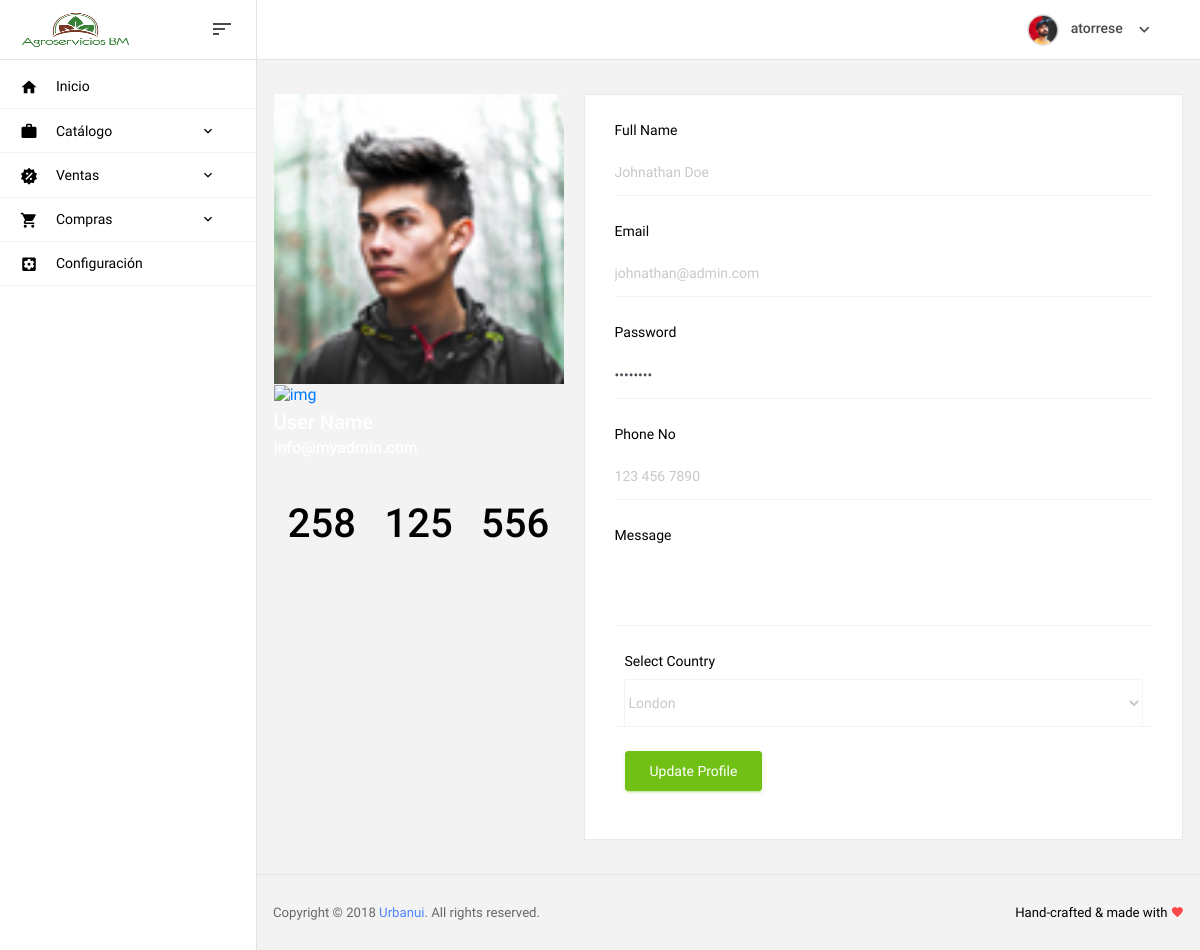
/profile/ (signed in), run on the app's committed database.
### security/models.py (models this page shows, shortened)
class Business(models.Model):
    name = models.CharField(max_length=100)
    alias = models.CharField(max_length=20)
    description = models.CharField(max_length=200, blank=True)
    icon = models.ImageField(upload_to='media/Business/icon/',null=False,blank=False,error_messages={'required':'Cargar Un Imagen Para El icono de la Empresa'})
    def  Icon(self):
        if self.icon:
            return mark_safe('<img src="%s" style="width:45px; height:45px;"/>'%self.icon.url)
        else:
            return 'imagen no disponible'
    icon.short_description='Icon'
    class Meta:
        verbose_name = 'Empresa'
        verbose_name_plural = 'Empresas'

class GroupModule(models.Model):
    name = models.CharField(max_length=100)
    descripcion = models.CharField(max_length=200, blank=True)
    icon = models.CharField(null=True,blank=True,max_length=100)
    modules = models.ManyToManyField(Module)
    groups = models.ManyToManyField(Group)
    priority = models.IntegerField(null=True, blank=True)
    class Meta:
        verbose_name = 'Grupo de Módulos'
        verbose_name_plural = 'Grupos de Módulos'
        ordering = ('priority',)

### security/views.py (the view)
class ProfileView(LoginRequiredMixin,TemplateView):
    context={}
    Add_Data(context)
    date_now=datetime.now()
    extra_context = context
    template_name = 'auth/profile.html'

### security/business/forms.py (shortened to what this page needs)
class BusinessForm(forms.ModelForm):
    name = forms.CharField(min_length=4)
    alias = forms.CharField(min_length=1)
    description = forms.CharField()
    icon = forms.FileField
    class Meta:
        model = Business
        fields  = ['name','alias','description','icon']

### templates/auth/profile.html (shortened to what this page needs)
{% extends 'layout/base.html' %}
{% load static %}
{% block  content%}
<div class="row">
                    <div class="col-lg-4 col-xlg-3 col-md-12">
                        <div class="white-box">
                            <div class="user-bg"> <img width="100%" alt="user" src="{% static  'SGAGRO/images/faces/face4.jpg' %}">
                                <div class="overlay-box">
                                    <div class="user-content">
                                        <a href="javascript:void(0)"><img src="" class="thumb-lg img-circle" alt="img"></a>
                                        <h4 class="text-white mt-2">User Name</h4>
                                        <h5 class="text-white mt-2">info@myadmin.com</h5>
                                    </div>
                                </div>
                            </div>
                            <div class="user-btm-box mt-5 d-md-flex">
                                <div class="col-md-4 col-sm-4 text-center">
                                    <h1>258</h1>
                                </div>
                                <div class="col-md-4 col-sm-4 text-center">
                                    <h1>125</h1>
                                </div>
                                <div class="col-md-4 col-sm-4 text-center">
                                    <h1>556</h1>
                                </div>
                            </div>
                        </div>
                    </div>
                    <div class="col-lg-8 col-xlg-9 col-md-12">
                        <div class="card">
                            <div class="card-body">
                                <form class="form-horizontal form-material">
                                    <div class="form-group mb-4">
                                        <label class="col-md-12 p-0">Full Name</label>
                                        <div class="col-md-12 border-bottom p-0">
                                            <input type="text" placeholder="Johnathan Doe" class="form-control p-0 border-0"> </div>
                                    </div>
                                    <div class="form-group mb-4">
                                        <label for="example-email" class="col-md-12 p-0">Email</label>
                                        <div class="col-md-12 border-bottom p-0">
                                            <input type="email" placeholder="johnathan@admin.com" class="form-control p-0 border-0" name="example-email" id="example-email">
                                        </div>
                                    </div>
                                    <div class="form-group mb-4">
                                        <label class="col-md-12 p-0">Password</label>
                                        <div class="col-md-12 border-bottom p-0">
                                            <input type="password" value="password" class="form-control p-0 border-0">
                                        </div>
                                    </div>
                                    <div class="form-group mb-4">
                                        <label class="col-md-12 p-0">Phone No</label>
                                        <div class="col-md-12 border-bottom p-0">
                                            <input type="text" placeholder="123 456 7890" class="form-control p-0 border-0">
                                        </div>
                                    </div>
                                    <div class="form-group mb-4">
                                        <label class="col-md-12 p-0">Message</label>
                                        <div class="col-md-12 border-bottom p-0">
                                            <textarea rows="5" class="form-control p-0 border-0"></textarea>
                                        </div>
                                    </div>
                                    <div class="form-group mb-4">
                                        <label class="col-sm-12">Select Country</label>
                                        <div class="col-sm-12 border-bottom">
                                            <select class="form-control p-0 border-0">
                                                <option>London</option>
                                            </select>
                                        </div>
                                    </div>
                                    <div class="form-group mb-4">
                                        <div class="col-sm-12">
                                            <button class="btn btn-success">Update Profile</button>
                                        </div>
                                    </div>
                                </form>
                            </div>
                        </div>
                    </div>
                </div>
{% endblock %}

### templates/layout/partials/_navbar.html (shortened to what this page needs)
{% load static %}
<nav class="navbar col-lg-12 col-12 p-0 fixed-top  ">
    <div class="navbar-brand-wrapper d-flex justify-content-center">
<div class="navbar-brand-inner-wrapper d-flex justify-content-between align-items-center w-100">
  <a class="navbar-brand brand-logo" href="{% url 'security:home'%}"><img src="{{Business.icon.url}}" alt="logo"/></a>  {% comment %} {% static  'SGAGRO/images/logo-mini.svg' %} {% endcomment %}
  <button class="navbar-toggler navbar-toggler align-self-center" type="button" data-toggle="minimize">
    <span class="mdi mdi-sort-variant"></span>
  </button>
</div>
</div>
<div class="navbar-menu-wrapper d-flex align-items-center justify-content-end">
<ul class="navbar-nav navbar-nav-right">
  <li class="nav-item nav-profile dropdown">
    <a class="nav-link dropdown-toggle" href="#" data-toggle="dropdown" id="profileDropdown">
      <img src="{% static  'SGAGRO/images/faces/face5.jpg' %}" alt="profile"/>
      <span class="nav-profile-name">{{user}}</span>
    </a>
  </li>
</ul>
</div>
</nav>

### templates/layout/partials/_sidebar.html (shortened to what this page needs)
<nav class="sidebar sidebar-offcanvas menu" id="sidebar">
        <ul class="nav">
          <li class="nav-item">
            <a class="nav-link" href="{% url 'security:home' %}">
              <i class="mdi mdi-home menu-icon"></i>
              <span class="menu-title">Inicio</span>
            </a>
          </li>
           {% for groupM in GroupModules %}
              <li class="nav-item">
            <a class="nav-link" data-toggle="collapse" href="#id_menu_{{ groupM.name }}" aria-expanded="false" aria-controls="id_menu_{{ groupM.name }}">
              <i class="{{ groupM.icon }} menu-icon"></i>
              <span class="menu-title">{{ groupM.name }}</span>
              <i class="menu-arrow"></i>
            </a>
          </li>
            {% endfor %}
          <li class="nav-item">
            <a class="nav-link" href="{% url 'security:setting.update' 1 %}">
              <i class="mdi mdi-settings-box menu-icon"></i>
              <span class="menu-title">Configuración</span>
            </a>
          </li>
        </ul>
      </nav>

### data on the page
Business: icon (picture)
GroupModule: name "Catálogo"
GroupModule: name "Ventas"
GroupModule: name "Compras"

### other printed values
{{ user }} "atorrese"
